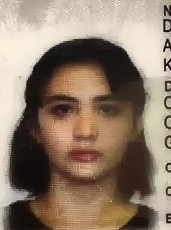
#> input picture data/temp_karen_crop.png, 171 x 230 px
$ python organic_animator.py --image ../data/temp_karen_crop.png --output-y4m out.png
#> lines starting #> are read from the running program, lines starting #| are printed output that depends on the picture
"""
organic_animator.py — Motor de Animación Facial Orgánica & Liveness 3D desde Foto Estática
Inyecta parpadeo natural, micro-saccades oculares, respiración senoidal, micro-rotaciones 3D
y ruido de sensor CMOS para transformar una foto plana de INE en un flujo de cámara en vivo hiperrealista.
"""

import math
import os
import random
import subprocess
import time
from pathlib import Path
from typing import Dict, Any, Optional, List, Tuple

import cv2
import numpy as np
from scipy.spatial import Delaunay


# [47 lines left out: function _warp_triangle, not called in this run]


class OrganicFaceAnimator:
    def __init__(self, target_width: int = 1280, target_height: int = 720, fps: int = 30):
        self.target_width = target_width
        self.target_height = target_height
        self.fps = fps
        self._app = None
        # Ruido estático por píxel (fixed-pattern noise) - se genera una vez por instancia
        self._per_pixel_offset = None

    def _get_insightface_app(self):
        if self._app is None:
            import insightface
            self._app = insightface.app.FaceAnalysis(
                name='buffalo_l',
                providers=['DmlExecutionProvider', 'CPUExecutionProvider']
            )
            self._app.prepare(ctx_id=0, det_size=(640, 640), det_thresh=0.2)
        return self._app

    def prepare_base_canvas(self, input_image_path: str) -> Tuple[np.ndarray, np.ndarray, Delaunay]:
        """
        Lee la imagen, realiza auto-encuadre de estudio biométrico en 1280x720 con flancos
        ambientales y detecta los landmarks faciales + puntos de anclaje periféricos.
        """
#> called with input_image_path = '../data/temp_karen_crop.png'
        src_img = cv2.imread(input_image_path)
#> src_img is the input picture: shape (230, 171, 3); mean B, G, R 106.4, 124.1, 142.8
        if src_img is None:
            raise FileNotFoundError(f"No se pudo cargar la imagen: {input_image_path}")

        h_src, w_src = src_img.shape[:2]

        # 1. Crear canvas de estudio 1280x720
        canvas_w, canvas_h = self.target_width, self.target_height

        # Escalar imagen principal de manera que ocupe el ~75% del alto (óvalo KYC óptimo)
        target_face_h = int(canvas_h * 0.88)
        scale_factor = target_face_h / float(h_src)
        scaled_w = int(w_src * scale_factor)
        scaled_h = int(h_src * scale_factor)

        scaled_face = cv2.resize(src_img, (scaled_w, scaled_h), interpolation=cv2.INTER_LANCZOS4)

        # Fondo ambiental suave (bokeh)
        bg_blur = cv2.resize(src_img, (canvas_w, canvas_h), interpolation=cv2.INTER_LINEAR)
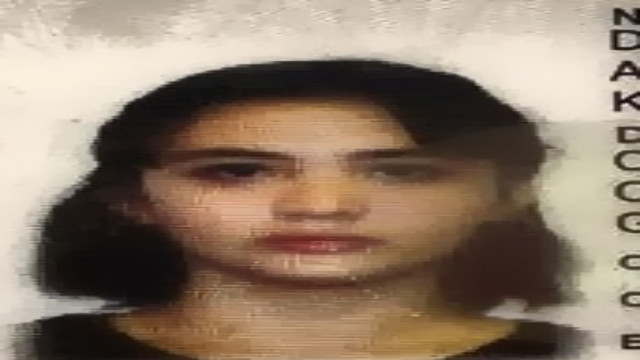
#> bg_blur: shape (720, 1280, 3) (shown at 1/2 size); mean B, G, R 106.2, 123.9, 142.7
        bg_blur = cv2.GaussianBlur(bg_blur, (51, 51), 30)
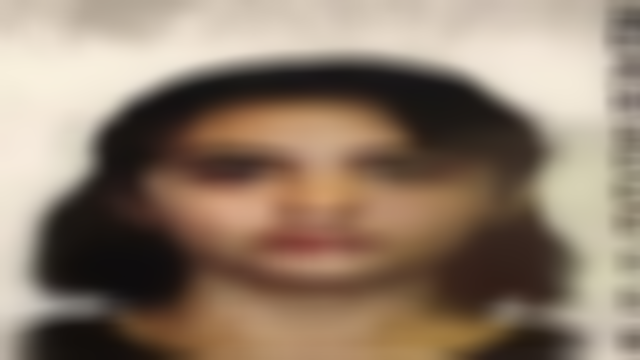
#> bg_blur: shape (720, 1280, 3) (shown at 1/2 size); mean B, G, R 106.2, 123.9, 142.7
        bg_blur = (bg_blur * 0.45).astype(np.uint8) # oscurecer suavemente fondo
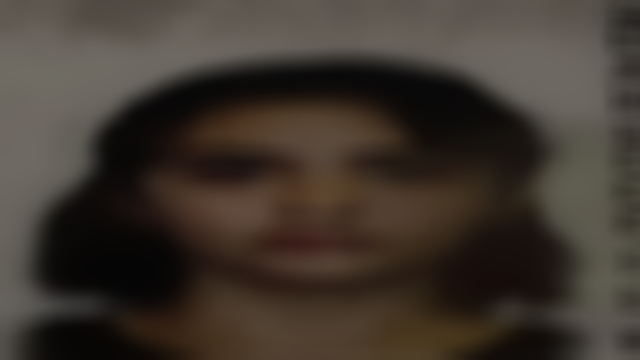
#> bg_blur: shape (720, 1280, 3) (shown at 1/2 size); mean B, G, R 47.3, 55.3, 63.7

        # Centrar rostro en canvas
        x_offset = max(0, (canvas_w - scaled_w) // 2)
        y_offset = max(0, (canvas_h - scaled_h) // 2)

        # Superponer rostro centrado
        canvas = bg_blur.copy()

        # Si el rostro tiene ancho menor al canvas, colocar centrado con gradiente en bordes laterales
        paste_w = min(scaled_w, canvas_w)
        paste_h = min(scaled_h, canvas_h)
        face_crop = scaled_face[:paste_h, :paste_w]

        # Máscara suave para integrar con el fondo
        mask = np.ones((paste_h, paste_w), dtype=np.float32)
        edge_feather = int(paste_w * 0.08)
        if edge_feather > 4 and paste_w < canvas_w:
            for i in range(edge_feather):
                val = i / float(edge_feather)
                mask[:, i] = val
                mask[:, paste_w - 1 - i] = val
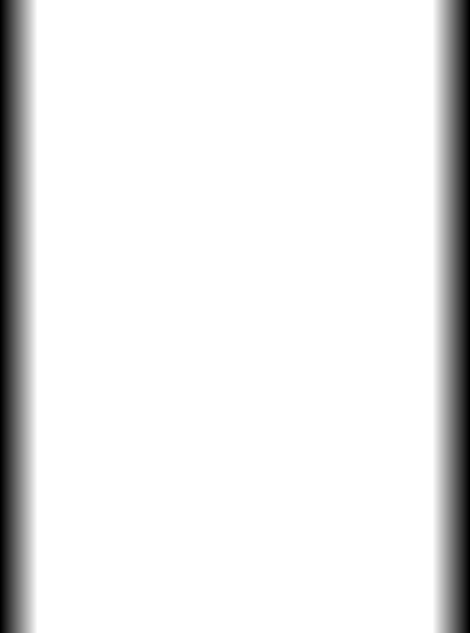
#> mask: shape (633, 470) float32; min 0, max 1, mean 0.919
        mask = np.expand_dims(mask, axis=2)

        canvas_roi = canvas[y_offset:y_offset+paste_h, x_offset:x_offset+paste_w]
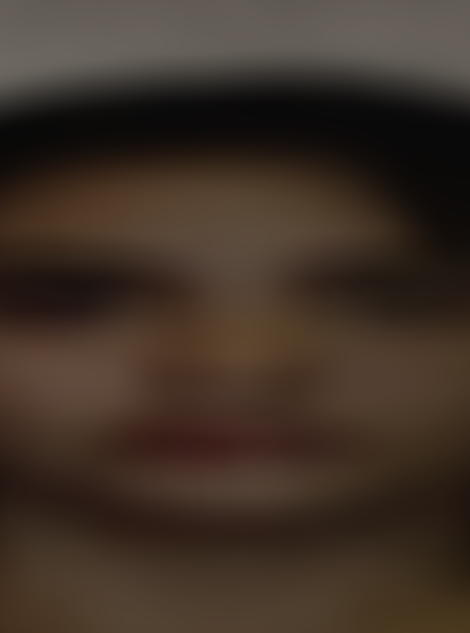
#> canvas_roi: shape (633, 470, 3); mean B, G, R 38.8, 49.3, 63
        blended = (face_crop * mask + canvas_roi * (1.0 - mask)).astype(np.uint8)
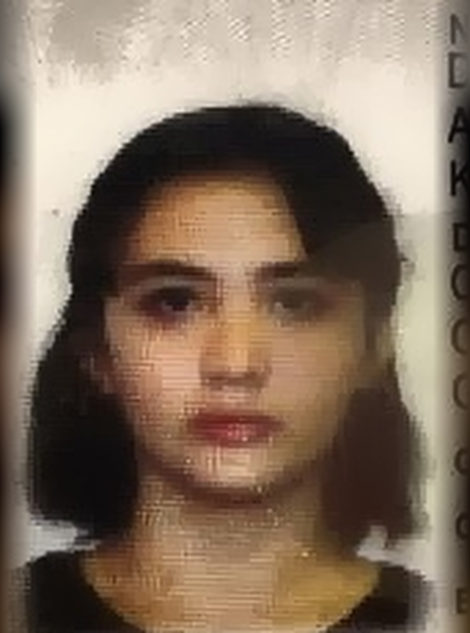
#> blended: shape (633, 470, 3); mean B, G, R 95.5, 112.7, 131.7
        canvas[y_offset:y_offset+paste_h, x_offset:x_offset+paste_w] = blended
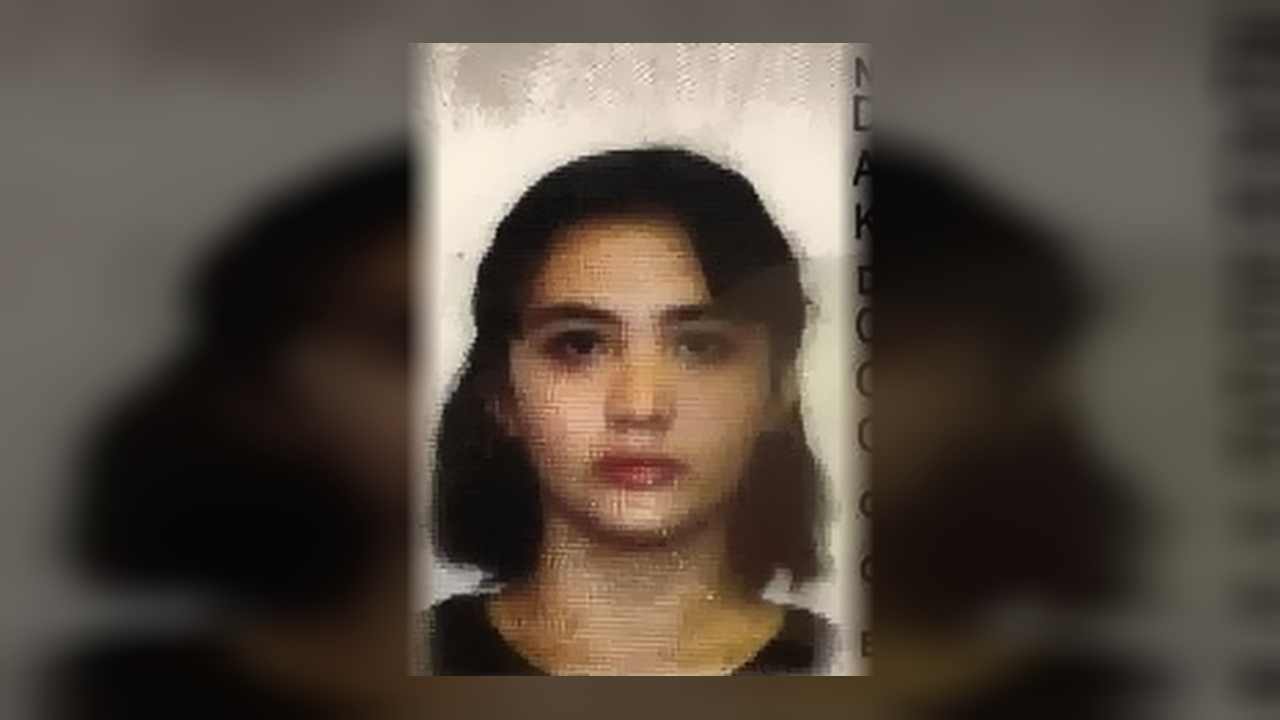
#> canvas: shape (720, 1280, 3); mean B, G, R 65.6, 75.8, 85.9

        # 2. Detectar Landmarks en el Canvas
        app = self._get_insightface_app()
        faces = app.get(canvas)

        if not faces:
            # Intentar detectando directamente en scaled_face con offset
            faces_src = app.get(scaled_face)
            if faces_src:
                base_lmks = faces_src[0].landmark_2d_106.copy()
                base_lmks[:, 0] += x_offset
                base_lmks[:, 1] += y_offset
            else:
                # Generar malla elástica sintética proporcional
                base_lmks = self._generate_synthetic_grid(canvas_w, canvas_h)
        else:
            base_lmks = faces[0].landmark_2d_106.copy()

        # 3. Agregar puntos de frontera perimetral para evitar distorsiones en los bordes
        boundary_pts = [
            [0, 0], [canvas_w // 2, 0], [canvas_w - 1, 0],
            [0, canvas_h // 2], [canvas_w - 1, canvas_h // 2],
            [0, canvas_h - 1], [canvas_w // 2, canvas_h - 1], [canvas_w - 1, canvas_h - 1],
            # Puntos intermedios hombros / torso
            [canvas_w * 0.2, canvas_h - 1], [canvas_w * 0.8, canvas_h - 1],
            [canvas_w * 0.1, canvas_h * 0.75], [canvas_w * 0.9, canvas_h * 0.75]
        ]
        all_base_pts = np.vstack([base_lmks, np.array(boundary_pts, dtype=np.float32)])

        # 4. Triangulación de Delaunay sobre los puntos base
        delaunay = Delaunay(all_base_pts)

        # Generar ruido estático por píxel (fixed-pattern noise) para toda la duración
        self._per_pixel_offset = np.random.normal(0, 1.0, (self.target_height, self.target_width, 3))

        return canvas, all_base_pts, delaunay

    # [7 lines left out: function _generate_synthetic_grid, not called in this run]

    def generate_animated_video(
        self,
        input_image_path: str,
        output_y4m_path: str,
        output_mp4_path: Optional[str] = None,
        duration: int = 45,
        progress_callback: Optional[callable] = None
    ) -> Dict[str, Any]:
        """
        Renderiza el flujo de video orgánico continuo con parpadeo, respiración, micro-movimientos
        y ruido de sensor CMOS hacia un archivo .y4m y preview .mp4.
        """
        os.makedirs(os.path.dirname(os.path.abspath(output_y4m_path)), exist_ok=True)
        if output_mp4_path:
            os.makedirs(os.path.dirname(os.path.abspath(output_mp4_path)), exist_ok=True)

        canvas, base_pts, delaunay = self.prepare_base_canvas(input_image_path)
        num_pts = len(base_pts)
        triangles = delaunay.simplices # (N, 3)

        total_frames = duration * self.fps

        # Configurar generador de parpadeos aleatorios naturales (DISTRIBUCIÓN POISSON)
        blink_events = []
        t_cursor = np.random.poisson(3.0)  # Primer parpadeo entre 0-6s (lambda=3)
        while t_cursor < duration:
            blink_events.append({
                "start_time": t_cursor,
                "duration": random.uniform(0.22, 0.32), # 250ms aprox
                "double_blink": random.random() < 0.15  # 15% de doble parpadeo
            })
            # Siguiente parpadeo: Poisson con lambda=3 (20 parpadeos/minuto promedio)
            t_cursor += np.random.poisson(3.0)

        # Configurar micro-saccades oculares
        saccade_events = []
        t_sacc = random.uniform(1.0, 2.5)
        while t_sacc < duration:
            saccade_events.append({
                "time": t_sacc,
                "dx": random.uniform(-2.5, 2.5),
                "dy": random.uniform(-1.5, 1.5),
                "duration": random.uniform(0.1, 0.2)
            })
            t_sacc += random.uniform(1.8, 3.8)

        # Configurar FFmpeg pipe para escribir Y4M directamente sin almacenar miles de imágenes
        cmd_y4m = [
            "ffmpeg",
            "-y",
            "-f", "rawvideo",
            "-vcodec", "rawvideo",
            "-s", f"{self.target_width}x{self.target_height}",
            "-pix_fmt", "bgr24",
            "-r", str(self.fps),
            "-i", "-",
            "-pix_fmt", "yuv420p",
            output_y4m_path
        ]

        proc_y4m = subprocess.Popen(cmd_y4m, stdin=subprocess.PIPE, stderr=subprocess.DEVNULL)

        # Identificar índices de ojos en base_pts
        # Centroide de ojo izquierdo (X menor) y ojo derecho (X mayor)
        left_eye_indices = [i for i in range(min(106, num_pts)) if 68 <= i <= 79 or 35 <= i <= 51]
        right_eye_indices = [i for i in range(min(106, num_pts)) if 80 <= i <= 91 or 85 <= i <= 102]

        # Puntos del párpado superior que deben descender al parpadear
        # En 106 lmk: párpados superiores son puntos clave
        if len(base_pts) >= 106:
            # Índices de párpado superior
            left_upper_lid = [68, 69, 70, 71, 35, 36, 37]
            left_lower_lid = [72, 73, 74, 75, 41, 42, 40]
            right_upper_lid = [80, 81, 82, 83, 89, 90, 91]
            right_lower_lid = [84, 85, 86, 87, 95, 96, 94]
        else:
            left_upper_lid = []
            left_lower_lid = []
            right_upper_lid = []
            right_lower_lid = []

        start_time = time.time()
        canvas_f = canvas.astype(np.float32)

        for frame_idx in range(total_frames):
            current_time = frame_idx / float(self.fps)

            # 1. Calcular ciclo de respiración con jitter realista (±0.05 Hz)
            # Frecuencia base: 0.22 Hz + variación aleatoria por ciclo
            base_resp_freq = 0.22 + np.random.uniform(-0.05, 0.05)
            resp_phase = 2 * math.pi * base_resp_freq * current_time
            resp_dy = 1.8 * math.sin(resp_phase)       # movimiento vertical suave
            resp_scale = 1.0 + 0.003 * math.sin(resp_phase) # ligera expansión de torso/pecho

            # 2. Micro-rotación y sway postural de cabeza 3D (Perlin-like con superposición armónica)
            head_yaw_dx = (
                2.2 * math.sin(2 * math.pi * 0.12 * current_time) +
                0.8 * math.sin(2 * math.pi * 0.31 * current_time + 1.2)
            )
            head_pitch_dy = (
                1.4 * math.cos(2 * math.pi * 0.15 * current_time + 0.5) +
                resp_dy
            )
            head_roll_angle = 0.008 * math.sin(2 * math.pi * 0.09 * current_time)

            # 3. Calcular estado de parpadeo (Blink State: 0.0 abierto -> 1.0 cerrado)
            blink_factor = 0.0
            for b in blink_events:
                b_start = b["start_time"]
                b_dur = b["duration"]
                if b_start <= current_time <= b_start + b_dur:
                    progress = (current_time - b_start) / b_dur
                    # Curva de párpado: cierra rápido en 35% del tiempo y abre suavemente
                    if progress < 0.38:
                        blink_factor = math.sin((progress / 0.38) * (math.pi / 2.0))
                    else:
                        blink_factor = math.cos(((progress - 0.38) / 0.62) * (math.pi / 2.0))
                    break

            # 4. Calcular micro-saccades de pupilas
            gaze_dx = 0.0
            gaze_dy = 0.0
            for s in saccade_events:
                if s["time"] <= current_time <= s["time"] + s["duration"]:
                    p = (current_time - s["time"]) / s["duration"]
                    gaze_dx = s["dx"] * math.sin(p * math.pi)
                    gaze_dy = s["dy"] * math.sin(p * math.pi)
                    break

            # 5. Generar nuevos puntos deformados
            deformed_pts = base_pts.copy()
            cx, cy = self.target_width / 2.0, self.target_height / 2.0

            # Aplicar traslación y rotación sutil a la cabeza
            for i in range(min(106, num_pts)):
                px, py = deformed_pts[i]
                # Rotación en torno al centro de masa
                rx = (px - cx) * math.cos(head_roll_angle) - (py - cy) * math.sin(head_roll_angle) + cx
                ry = (px - cx) * math.sin(head_roll_angle) + (py - cy) * math.cos(head_roll_angle) + cy

                deformed_pts[i][0] = rx + head_yaw_dx
                deformed_pts[i][1] = ry + head_pitch_dy

            # Aplicar parpadeo en los párpados
            if blink_factor > 0.001 and len(left_upper_lid) > 0:
                # Ojo izquierdo: bajar párpado superior hacia el inferior
                for u_idx, l_idx in zip(left_upper_lid, left_lower_lid):
                    if u_idx < num_pts and l_idx < num_pts:
                        target_y = deformed_pts[l_idx][1]
                        deformed_pts[u_idx][1] += (target_y - deformed_pts[u_idx][1]) * (blink_factor * 0.92)

                # Ojo derecho: bajar párpado superior hacia el inferior
                for u_idx, l_idx in zip(right_upper_lid, right_lower_lid):
                    if u_idx < num_pts and l_idx < num_pts:
                        target_y = deformed_pts[l_idx][1]
                        deformed_pts[u_idx][1] += (target_y - deformed_pts[u_idx][1]) * (blink_factor * 0.92)

            # Aplicar micro-saccades en la región ocular
            if abs(gaze_dx) > 0.01 or abs(gaze_dy) > 0.01:
                for idx in left_eye_indices + right_eye_indices:
                    if idx < num_pts:
                        deformed_pts[idx][0] += gaze_dx
                        deformed_pts[idx][1] += gaze_dy

            # 6. Renderizar frame con deformación afín por triángulos (Piecewise Affine Warp)
            frame_warped = np.zeros_like(canvas_f)
            for tri in triangles:
                t_src = base_pts[tri]
                t_dst = deformed_pts[tri]
                _warp_triangle(canvas_f, frame_warped, t_src, t_dst)

            # 7. Inyectar ruido de sensor CMOS dinámico + FIXED-PATTERN NOISE
            frame_u8 = np.clip(frame_warped, 0, 255).astype(np.uint8)

            # Ruido CMOS gaussiano sutil (sigma = 2.0) + ruido estático por píxel
            temporal_noise = np.random.normal(0, 2.2, (self.target_height, self.target_width, 3)).astype(np.float32)
            # Combinar ruido temporal + ruido estático por píxel (fixed-pattern)
            combined_noise = temporal_noise + self._per_pixel_offset.astype(np.float32)
            # Micro-fluctuación de exposición ambiental (luz ambiente natural)
            lum_drift = 1.0 + 0.004 * math.sin(2 * math.pi * 0.35 * current_time)

            final_frame = np.clip(frame_u8.astype(np.float32) * lum_drift + combined_noise, 0, 255).astype(np.uint8)

            # Escribir frame en el pipe Y4M
            proc_y4m.stdin.write(final_frame.tobytes())

            if progress_callback and frame_idx % 30 == 0:
                progress_callback(frame_idx, total_frames)

        proc_y4m.stdin.close()
        proc_y4m.wait()

        # Generar vista previa .mp4 para la interfaz de usuario si se solicitó
        if output_mp4_path:
            cmd_mp4 = [
                "ffmpeg",
                "-y",
                "-i", output_y4m_path,
                "-c:v", "libx264",
                "-preset", "ultrafast",
                "-crf", "22",
                "-pix_fmt", "yuv420p",
                output_mp4_path
            ]
            subprocess.run(cmd_mp4, capture_output=True)

        size_mb = os.path.getsize(output_y4m_path) / (1024 * 1024)
        elapsed = time.time() - start_time

        return {
            "status": "success",
            "y4m_path": output_y4m_path,
            "mp4_preview_path": output_mp4_path,
            "duration": duration,
            "resolution": f"{self.target_width}x{self.target_height}",
            "fps": self.fps,
            "size_mb": round(size_mb, 2),
            "render_time_sec": round(elapsed, 2)
        }


def generate_organic_liveness(
    image_path: str,
    output_y4m_path: str,
    output_mp4_path: Optional[str] = None,
    duration: int = 45,
    width: int = 1280,
    height: int = 720,
    fps: int = 30
) -> Dict[str, Any]:
    """Punto de entrada unificado para sintetizar liveness orgánico."""
    animator = OrganicFaceAnimator(target_width=width, target_height=height, fps=fps)
    return animator.generate_animated_video(
        input_image_path=image_path,
        output_y4m_path=output_y4m_path,
        output_mp4_path=output_mp4_path,
        duration=duration
    )


if __name__ == "__main__":
    import argparse
    import json

    parser = argparse.ArgumentParser(description="Organic Face Animator CLI")
    parser.add_argument("--image", required=True, help="Ruta de la imagen de entrada")
    parser.add_argument("--output-y4m", required=True, help="Ruta de salida del archivo Y4M")
    parser.add_argument("--output-mp4", help="Ruta de salida del archivo preview MP4")
    parser.add_argument("--duration", type=int, default=45, help="Duración en segundos")
    parser.add_argument("--width", type=int, default=1280, help="Ancho de video")
    parser.add_argument("--height", type=int, default=720, help="Alto de video")
    parser.add_argument("--fps", type=int, default=30, help="FPS")

    args = parser.parse_args()

#> (the run stopped early here; a loop or call above may not have finished)
